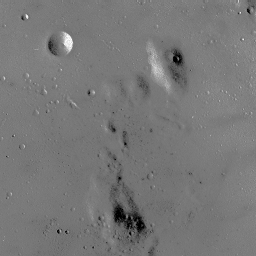
#> input picture MP #2/moon.bmp, 256 x 256 px, found by its file name
$ python main.py
#> lines starting #> are read from the running program, lines starting #| are printed output that depends on the picture
#> in main, img is the input picture: PIL image 256x256 RGB; min 0, max 255, mean 119.7
import numpy as np
import matplotlib.pyplot as plt
from PIL import Image
import os

def hst_eq(arr):
    hst, _ = np.histogram(arr.flatten(), 256, [0, 256])
#> hst = 256 values, max 5145 at index 120, min 0 at index 1, mean 256
    pdf = hst / hst.sum()
#> pdf = 256 values, max 0.0785 at index 120, min 0 at index 1, mean 0.00391
    cdf = pdf.cumsum()
#> cdf = 256 values from 0.00151 to 1
    lut = np.round(cdf * 255).astype(np.uint8)
#> lut = 256 values from 0 to 255
    return lut[arr]
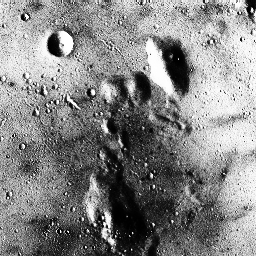
#> returned value: shape (256, 256); min 0, max 255, mean 133.5

def fit_surf(arr, mode='linear'):
    rows, cols = arr.shape
    v_idx, u_idx = np.indices((rows, cols))
    u_f = u_idx.flatten()
    v_f = v_idx.flatten()
    trg = arr.flatten().astype(np.float64)

    if mode == 'linear':
        mtx = np.column_stack((u_f, v_f, np.ones_like(u_f)))
    else:
        mtx = np.column_stack((u_f**2, v_f**2, u_f*v_f, u_f, v_f, np.ones_like(u_f)))

    mtx_t = mtx.T
    sol = np.linalg.solve(mtx_t @ mtx, mtx_t @ trg)
    surf = (mtx @ sol).reshape(rows, cols)
    return surf

def scale_img(arr, surf):
    res = arr - surf
    res -= res.min()
    return (res * (255 / res.max())).astype(np.uint8)

def trunc_img(arr, surf):
    res = arr - surf + np.mean(arr)
    return np.clip(res, 0, 255).astype(np.uint8)

def save_plt(img, title, fn, path):
    plt.figure()
    plt.imshow(img, cmap='gray', vmin=0, vmax=255)
    plt.title(title)
    plt.axis('off')
    plt.savefig(os.path.join(path, fn))
    plt.close()

def main():
    rd = 'results_mp2'
    if not os.path.exists(rd):
        os.makedirs(rd)

    fn = 'moon.bmp'

    with Image.open(fn) as img:
        gray = np.array(img.convert('L'))

    eq = hst_eq(gray)
    save_plt(eq, 'Equalized', 'moon_eq.png', rd)

    for mode in ['linear', 'quadratic']:
        srf = fit_surf(eq, mode)

        scl = scale_img(eq, srf)
        save_plt(scl, f'{mode.capitalize()} Scaled', f'moon_{mode}_scaled.png', rd)

        trc = trunc_img(eq, srf)
        save_plt(trc, f'{mode.capitalize()} Truncated', f'moon_{mode}_trunc.png', rd)
#> this loop made 2 passes
#> sol in fit_surf on passes 1 to 2: [0.154, -0.398, 164.6], [0.00695, -0.000636, 0.000735, -1.71, -0.33, 244.7]
#> pass 1, in fit_surf, `surf = (mtx @ sol).reshape(rows, cols)`:
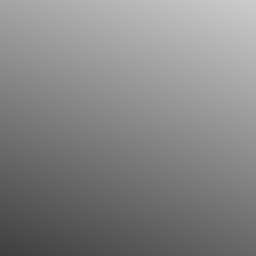
#> surf: shape (256, 256) float64; min 63.08, max 204, mean 133.5
#> pass 1, in scale_img, `res = arr - surf`:
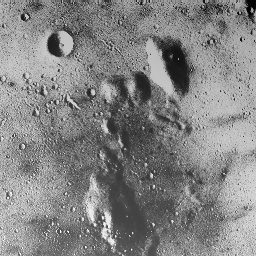
#> res: shape (256, 256) float64; min -199.2, max 184.5, mean 0; drawn with min black and max white
#> pass 1, in save_plt (call 3), `plt.savefig(os.path.join(path, fn))`:
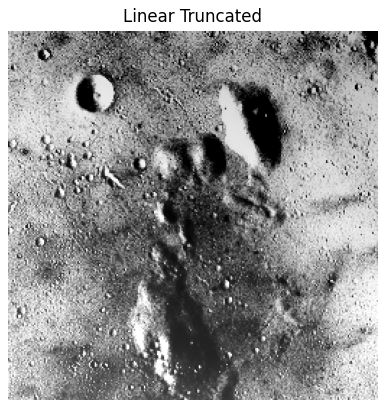
#> figure drawn by matplotlib, 1 panel
#> pass 2, in save_plt (call 5), `plt.savefig(os.path.join(path, fn))`:
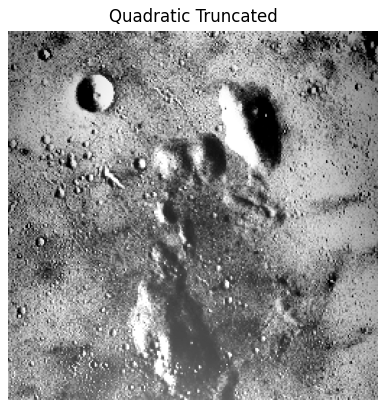
#> figure drawn by matplotlib, 1 panel
#> after the loop:
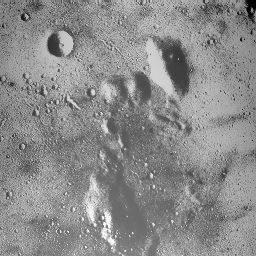
#> scl: shape (256, 256); min 0, max 255, mean 139.3
#> after the loop:
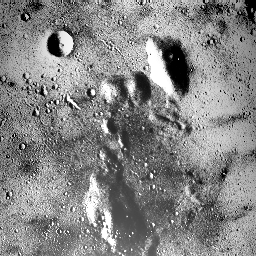
#> trc: shape (256, 256); min 0, max 255, mean 133.1

if __name__ == "__main__":
    main()
